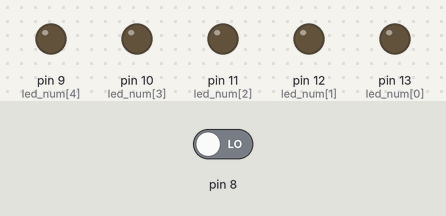
Bench run of a sketch on a simulated Arduino Uno, built with avr-gcc and run on an emulated ATmega328P. On the bench: output pins drawn as LEDs (lit = HIGH). Dashed ring = blinking. Inputs (shaded band) come from the test bench; at power-on: pin 8 LOW. Random numbers use the default seed unless the sketch sets one.

Above: at 1.2 s.
1.3 s: pin 8 driven HIGH
At 1.7 s:
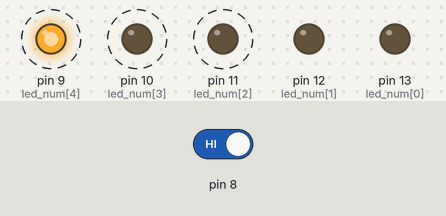
At 3.7 s:
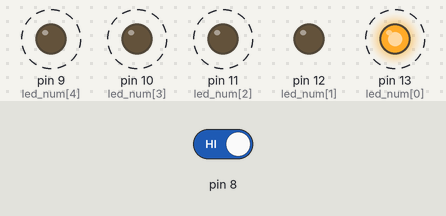
Timing chart, 0 to 25.8 s (numbered marks = the images above; inputs shaded):
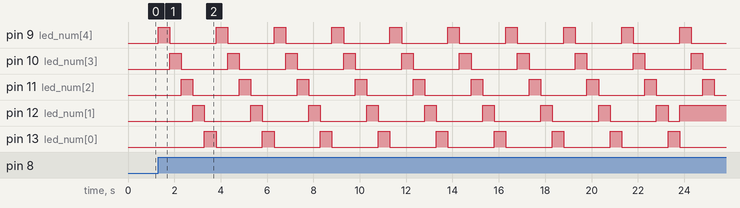

The sketch:

work2_1.ino
```cpp
int led_num[]={13,12,11,10,9};
void setup()
{
  for(int j=0;j<5;j++){
    pinMode(led_num[j],OUTPUT);
  }
  pinMode(8,INPUT);
}

void loop()
{
  int j=0;
  int ran=random(5); //랜덤
  int value=digitalRead(8);
  if (value==HIGH){
    while(j<3){
      j++;
      for (int i=9;i<14;i++){
        digitalWrite(i,HIGH);
        delay(500);
        digitalWrite(i,LOW);
    }
   }
    digitalWrite(led_num[ran],HIGH);
  }

}
```

Measured:
- after the input at 1.3 s, pin 9 (led_num[4]): alternates HIGH for 0.50 s and LOW for 2.0 s, starting at once; pin 10 (led_num[3]): alternates HIGH for 0.50 s and LOW for 2.0 s, starting after 0.50 s
